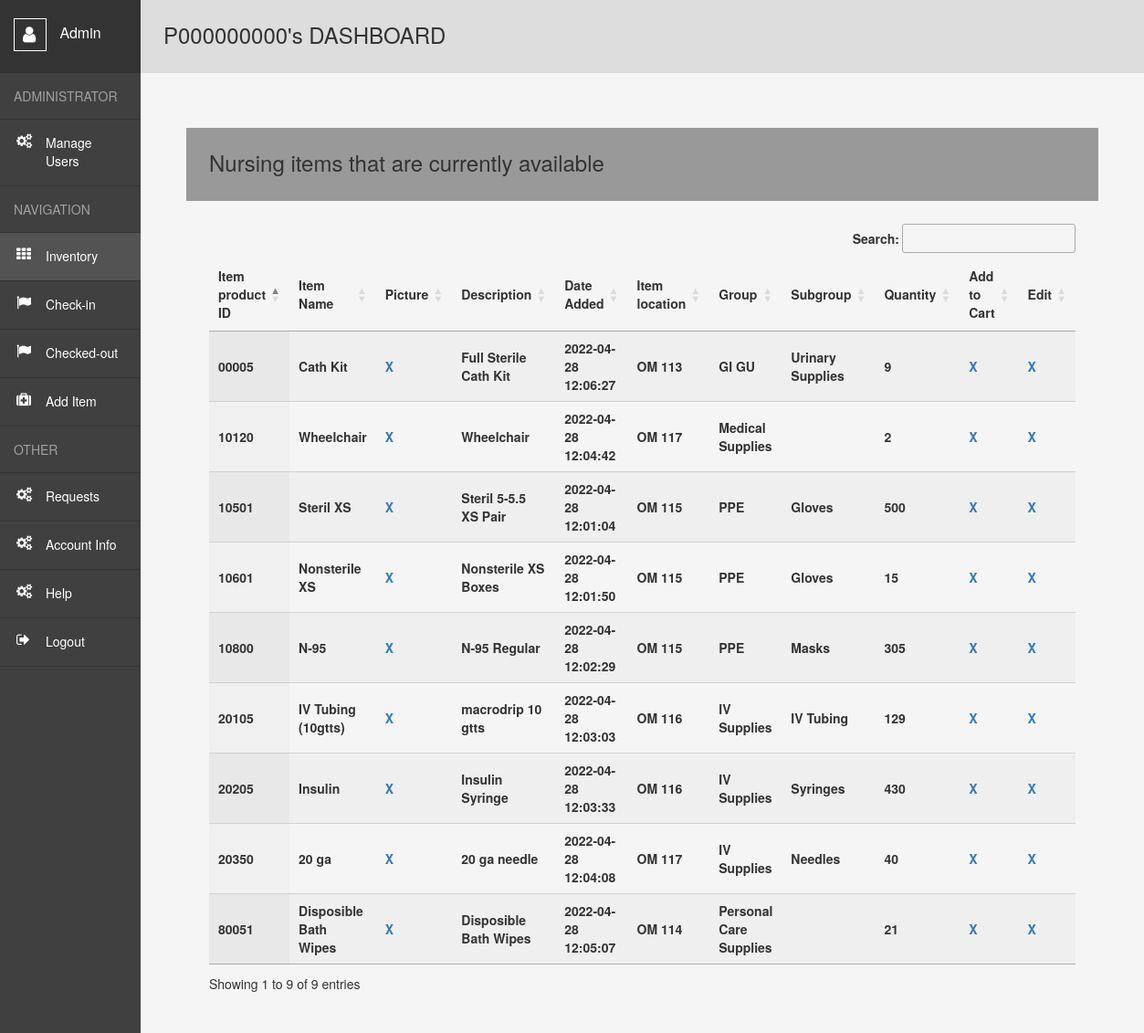
Page /user (signed in) on the committed database.
### website/models.py (models this page shows)
class Inventory(db.Model):
    id = db.Column(db.Integer, primary_key=True)
    product_id = db.Column(db.String(5), unique=True)
    product_name = db.Column(db.String(26))
    date_added = db.Column(db.DateTime(timezone=True), default=func.now())
    desc=db.Column(db.String(200))
    i_loc=db.Column(db.String(200))
    quantity= db.Column(db.Integer)
    group= db.Column(db.String(26))
    subgroup=db.Column(db.String(26))
    dispose=db.Column(db.Boolean)
    tracklow=db.Column(db.Boolean)
    lownum=db.Column(db.Integer)
    Creator = db.Column(db.Integer, db.ForeignKey('user.id', ondelete="CASCADE"),nullable=False) ##foreign key relationship //id of who added it.

### website/views.py (the view)
@views.route("/user")
@login_required## needs to be logged in to be accessed
def user():
    if session.get("SCHOOL_ID", None) is not None and session.get("FNAME",None) is not None:
        items = Inventory.query.filter().all()
        return render_template("user.html",user = current_user,data = items)
    else:
        flash("You do not have access to this page! Pls, Log in!", category="error")
        return redirect(url_for('views.home'))

### website/templates/user.html (shortened to what this page needs)
<!DOCTYPE html>
<html lang="en">
<head>
    <link rel= "stylesheet" type= "text/css" href= "{{ url_for('static',filename='styles3.css') }}">
    <link rel="stylesheet" href="https://maxcdn.bootstrapcdn.com/bootstrap/3.3.6/css/bootstrap.min.css" />
    <link href='https://cdn.datatables.net/1.10.24/css/jquery.dataTables.min.css' rel='stylesheet' type='text/css'>
</head>
<body>
  {% if session['SCHOOL_ID'] and session['FNAME'] and session['LNAME'] and session['DATE'] and session['SF'] and user.is_authenticated %}
    <div class="wrapper">
        <nav>
          <header>
            <span></span>
              {{session['FNAME']}}
          </header>
          <ul>
            {% if session['ISadmin'] %}
            <li><span>Administrator</span></li>
            <li class="acc"><a style="text-decoration:none" href="{{url_for('auth.manage_users')}}">Manage Users</a></li>
            {% endif %}
            <li><span>Navigation</span></li>
            <li class="inv"><a class="active" style="text-decoration:none" href="{{url_for('views.user')}}">Inventory</a></li>
            <li class="move"><a style="text-decoration:none" href="{{url_for('views.Check_in')}}">Check-in</a></li>
            {% if session['ISstaff'] and session['id'] %}
            <li class="move"><a style="text-decoration:none" href="{{url_for('views.Checked')}}">Checked-out</a></li>
            <li class="edit"><a style="text-decoration:none" href="{{url_for('views.add')}}">Add Item</a></li>
            {% endif %}
            <li><span>Other</span></li>
            {% if session['ISstaff'] and session['id'] %}
            <li class="acc"><a style="text-decoration:none;" href="{{url_for('views.access')}}">Requests</a></li>
            {% endif %}
            <li class="acc"><a style="text-decoration:none" href="{{url_for('views.account_info')}}">Account Info</a></li>
            <li class="acc"><a style="text-decoration:none" href="{{url_for('views.help')}}">Help</a></li>
            <li class="logout"><a style="text-decoration:none" href="{{url_for('auth.logout')}}">Logout</a></li>
          </ul>
        </nav>
        <main>
          <h1>P{{session['SCHOOL_ID']}}'s DASHBOARD</h1>
          <div class="container-fluid">
            <div class="row" style="padding:50px;">
                <p><h2>Nursing items that are currently available</h1></p>
                <div >
                    <table id='empTable' class='display dataTable' width='100%'>
                        <thead>
                        <tr>
                            <th>Item product ID</th>
                            <th>Item Name</th>
                            <th>Picture</th>
                            <th>Description</th>
                            <th>Date Added</th>
                            <th>Item location</th>
                            <th>Group</th>
                            <th>Subgroup</th>
                            <th>Quantity</th>
                            <th>Add to Cart</th>
                            {% if session['ISstaff'] and session['id'] %}
                            <th>Edit</th>
                            {% endif %}
                        </tr>
                        </thead>
                        <tbody>
                          {% for row in data %}
                          <tr>
                              <th>{{row.product_id}}</th>
                              <th>{{row.product_name}}</th>
                              <th><a style="text-decoration:none" href="/user/Inventory/display/{{row.product_id}}">X</a></th>
                              <th>{{row.desc}}</th>
                              <th>{{row.date_added}}</th>
                              <th>{{row.i_loc}}</th>
                              <th>{{row.group}}</th>
                              <th>{{row.subgroup}}</th>
                              <th>{{row.quantity}}</th>
                              <th><a style="text-decoration:none" href="/user/Inventory/Check_Out_Check/{{row.id}}">X</a></th>
                              {% if session['ISstaff'] and session['id'] %}
                              <th><a style="text-decoration:none" href="/user/Inventory/Edit_Check/{{row.id}}">X</a></th>
                              {% endif %}
                          </tr>
                          {% endfor %}
                        </tbody>
                    </table>
                </div>
           </div>
        </div>
        </main>
      </div>
    {% endif %}
</body>
</html>

### website/static/styles3.css (style rules this page uses)
*, *:before, *:after { margin: 0; padding: 0; box-sizing: border-box; }
*:before, *:after { content: ""; display: block; position: absolute; }
html, body { height: 100%; }
body { font: 15px "Open Sans", sans-serif; color: #777; }
a { cursor: pointer; }
ul { list-style: none; }
.wrapper { display: flex; min-height: 100%; }
nav { width: 200px; background: #404040; }
nav header { position: relative; height: 80px; padding: 20px 0 0 15px; font-size: 16px; color: #fff; background: #333; }
nav header span { position: relative; display: inline-block; width: 36px; height: 36px; margin: 0 10px 0 0; vertical-align: middle; border: 1px solid #fff; }
nav header span:before { content: "\f007"; font: normal 20px fontawesome; top: 7px; left: 9px; }
nav ul span { display: block; padding: 15px; color: rgba(255, 255, 255, 0.5); text-transform: uppercase; border-bottom: 1px solid #333; }
nav ul a { position: relative; display: block; padding: 15px 15px 17px 50px; color: #fff; border-bottom: 1px solid #333; }
nav ul a:hover, nav ul a.active { background: #535353; }
nav ul a:before { font: normal 16px fontawesome; top: 15px; left: 18px; }
.inv a:before { content: "\f00a"; }
.move a:before { content: "\f024"; }
.edit a:before { content: "\f0fa"; }
.acc a:before { content: "\f085"; }
.logout a:before { content: "\f08b"; }
main { flex: 1; padding: 25px; background: #f5f5f5; }
main h1 { height: 80px; margin: -25px -25px 25px -25px; padding: 0 25px; line-height: 76px; font-size: 24px; font-weight: 400; background: #ddd; }
main h2 { height: 80px; margin: -25px -25px 25px -25px; padding: 0 25px; line-height: 76px; font-size: 24px; font-weight: 400; background: #999; }

### rows in the picture
Inventory: product_id "10501", product_name "Steril XS", desc "Steril 5-5.5 XS Pair", date_added "2022-04-28 12:01:04", i_loc "OM 115", group "PPE", subgroup "Gloves", quantity "500"
Inventory: product_id "10601", product_name "Nonsterile XS", desc "Nonsterile XS Boxes", date_added "2022-04-28 12:01:50", i_loc "OM 115", group "PPE", subgroup "Gloves", quantity "15"
Inventory: product_id "10800", product_name "N-95", desc "N-95 Regular", date_added "2022-04-28 12:02:29", i_loc "OM 115", group "PPE", subgroup "Masks", quantity "305"
Inventory: product_id "20105", product_name "IV Tubing (10gtts)", desc "macrodrip 10 gtts", date_added "2022-04-28 12:03:03", i_loc "OM 116", group "IV Supplies", subgroup "IV Tubing", quantity "129"
Inventory: product_id "20205", product_name "Insulin", desc "Insulin Syringe", date_added "2022-04-28 12:03:33", i_loc "OM 116", group "IV Supplies", subgroup "Syringes", quantity "430"
Inventory: product_id "20350", product_name "20 ga", desc "20 ga needle", date_added "2022-04-28 12:04:08", i_loc "OM 117", group "IV Supplies", subgroup "Needles", quantity "40"
Inventory: product_id "10120", product_name "Wheelchair", desc "Wheelchair", date_added "2022-04-28 12:04:42", i_loc "OM 117", group "Medical Supplies", quantity "2"
Inventory: product_id "80051", product_name "Disposible Bath Wipes", desc "Disposible Bath Wipes", date_added "2022-04-28 12:05:07", i_loc "OM 114", group "Personal Care Supplies", quantity "21"
Inventory: product_id "00005", product_name "Cath Kit", desc "Full Sterile Cath Kit", date_added "2022-04-28 12:06:27", i_loc "OM 113", group "GI GU", subgroup "Urinary Supplies", quantity "9"

### other values in the picture
{{ session['FNAME'] }} "Admin"
{{ session['SCHOOL_ID'] }} "000000000"
